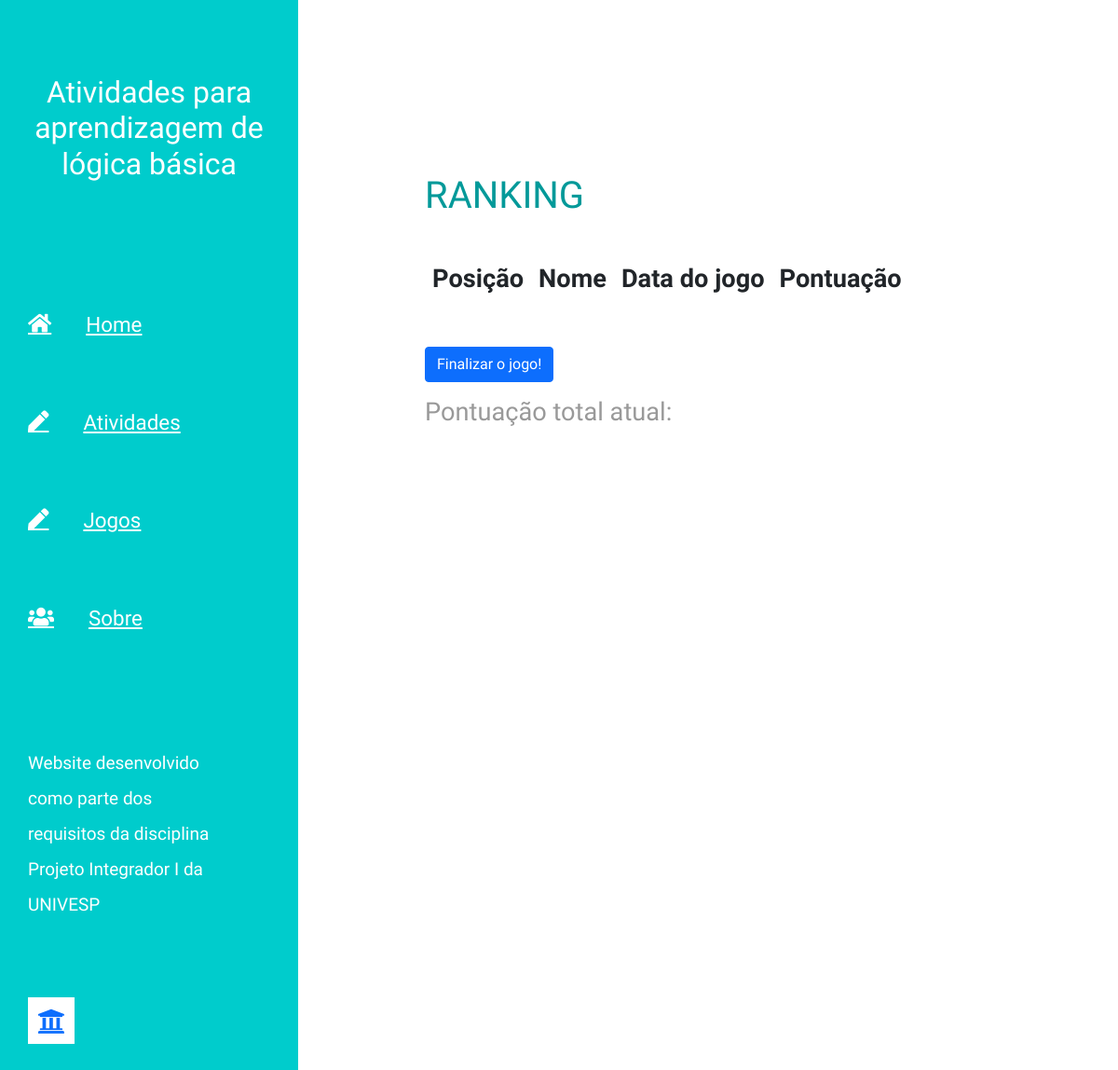
Page /resultados on the earlier database version.
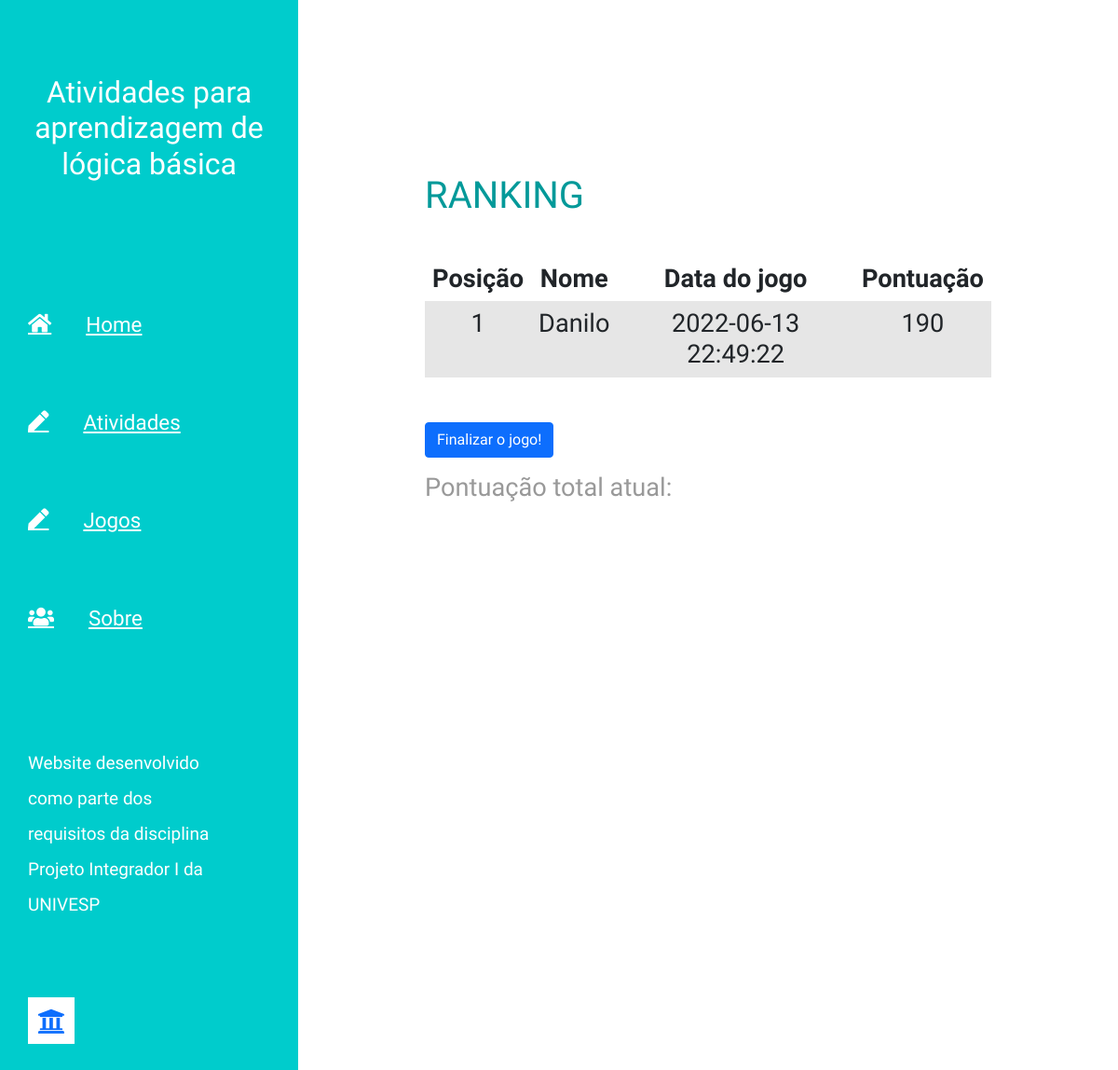
Same page on the later database version.
### tables this page shows
CREATE TABLE ranking (
    id INTEGER PRIMARY KEY AUTOINCREMENT,
    created TIMESTAMP NOT NULL DEFAULT CURRENT_TIMESTAMP,
    apelido VARCHAR(255) NOT NULL,
    pontuacao INTEGER NOT NULL
);

### app.py (the view)
@app.route('/resultados', methods=('GET', 'POST'))
def resultados():
    if request.method == 'POST':
        title = request.form['resposta']
        if title == "Fim":
            return redirect(url_for('index'))
        else:
            return redirect(url_for('index'))
    rows = ranking()
    return render_template('resultados.html', rows = rows)

### app.py (called while the page is built)
def ranking():
    connection = sqlite3.connect('meusTestesDanilo.db')
    with open('meusTestesDanilo.sql') as f:
        connection.executescript(f.read())
    cur = connection.cursor()
    cur.execute("SELECT * FROM ranking ORDER BY pontuacao DESC;")
    rows = cur.fetchall()
    connection.commit()
    connection.close()
    return rows

### templates/resultados.html (shortened to what this page needs)
{% extends 'base.html' %}
{% block content %}
<h1>{% block title %} RANKING {% endblock %}</h1>
<br>
    <table class="table table-striped table-responsive table-borderless">
        <thead class="thead-default">
            <tr>
                <th>Posição </th>
                <th>Nome</th>
                <th>Data do jogo </th>
                <th>Pontuação </th>
            </tr>
        </thead>
        <tbody>
    {% for row in rows %}
                <tr>
                    <td>{{ loop.index }}</td>
                    <td>{{ row[2] }} </td>
                    <td>{{ row[1] }}</td>
                    <td>{{ row[3] }}</td>
                </tr>
    {% endfor %}
        </tbody>
    </table>
<br>
<form method="post">
    <div class="form-group">
        <button type="number" class="btn btn-primary">Finalizar o jogo!</button>
    </div>
</form>
<p>Pontuação total atual: {{pontuacao}} </p>
{% endblock %}

### templates/base.html (shortened to what this page needs)
<!doctype html>
<html lang="en">
  <head>
    <link rel="stylesheet" href="static/fontawesome/css/all.min.css">
    <link href="static/css/bootstrap.min.css" rel="stylesheet">
    <link href="static/css/bootstrap.css" rel="stylesheet">
    <link href="static/css/templatemo-xtra-blog.css" rel="stylesheet">
  </head>
  <body>
    <header class="tm-header" id="tm-header">
        <div class="tm-header-wrapper">
            <div class="tm-site-header">
                <h2 class="text-center"> Atividades para aprendizagem de lógica básica</h2>
            </div>
            <nav class="tm-nav" id="tm-nav">
                <ul>
                    <li class="tm-nav-item"><a href="index.html" class="tm-nav-link">
                        <i class="fas fa-home"></i>
                        Home
                    </a></li>
                    <li class="tm-nav-item"><a href="Apresentacao" class="tm-nav-link">
                        <i class="fas fa-pen"></i>
                        Atividades
                    </a></li>
                    <li class="tm-nav-item"><a href="jogos.html" class="tm-nav-link">
                        <i class="fas fa-pen"></i>
                        Jogos
                    </a></li>
                    <li class="tm-nav-item"><a href="about.html" class="tm-nav-link">
                        <i class="fas fa-users"></i>
                        Sobre
                    </a></li>
                </ul>
            </nav>
            <p class="tm-mb-80 pr-5 text-white">
                Website desenvolvido como parte dos requisitos da disciplina Projeto Integrador I da UNIVESP
            <div class="tm-mb-65">
                <a rel="nofollow" href="https://univesp.br/" class="tm-social-link">
                    <i class="fa fa-university fa-lg" aria-hidden="true"></i>
                </a>
            </div>
            </p>
        </div>
    </header>
    <div class="container-fluid">
        <main class="tm-main">
            <div class="row tm-row">
                <article class="col-12">
                    <h4 class="tm-pt-30 tm-color-primary tm-post-title">
                    </h4>
                </article>
                <article class="col-12">
                        <h2 class="tm-pt-30 tm-color-primary tm-post-title">
                        </h2>
                </article>
                <article class="col-12">
                        <h2 class="tm-pt-30 tm-color-primary tm-post-title">
                            <div class="container">
                                {% block content %} {% endblock %}
                            </div>
                        </h2>
                </article>
            </div>
        </main>
    </div>
  </body>
</html>

### static/css/templatemo-xtra-blog.css (style rules this page uses)
html { overflow-x: hidden; }
body { margin: 0; padding: 0; font-family: 'Source Sans Pro', sans-serif; font-size: 19px; line-height: 2em; overflow-x: hidden; }
p, span { color: #999; }
.tm-header { background-color: #0CC; color: white; position: fixed; top: 0; left: 0; bottom: 0; z-index: 100; width: 400px; overflow-y: visible; }
.tm-header-wrapper { overflow-y: scroll; scrollbar-width: none; -ms-overflow-style: none; padding: 30px; width: 100%; height: 100%; }
.tm-site-header { margin-top: 50px; margin-bottom: 115px; }
.tm-main { margin-left: 400px; padding: 80px 100px 25px; }
.tm-row { max-width: 980px; justify-content: space-between; }
.tm-nav { margin-bottom: 100px; }
.tm-nav-item { list-style: none; margin-bottom: 30px; }
.tm-nav-link { color: white; background-color: transparent; height: 75px; width: 100%; max-width: 300px; display: flex; align-items: center; font-size: 1.4rem; padding: 30px; }
.tm-nav ul { position: relative; }
.tm-nav-link i { margin-right: 37px; }
ul { margin: 0; padding: 0; }
.tm-nav { margin-left: -30px; }
.tm-social-link { display: inline-block; background-color: white; font-size: 1.4rem; width: 50px; height: 50px; text-align: center; padding-top: 8px; margin-right: 15px; margin-bottom: 15px; }
.tm-post-title { font-size: 1.7rem; transition: all 0.3s ease; }
.tm-pt-30 { padding-top: 30px; }
.tm-mb-65 { margin-bottom: 65px; }
.tm-mb-80 { margin-bottom: 80px; }
.tm-color-primary, span.tm-color-primary { color: #099; }
@media (max-width: 1540px) { .tm-header { width: 320px; } }
@media (max-width: 1540px) { .tm-main { margin-left: 320px; width: calc(100% - 320px); } }
@media (max-width: 1288px) { .tm-social-link { margin-right: 10px; } }

Differences in the rows shown:
added ranking: apelido "Danilo", created "2022-06-13 22:49:22", pontuacao "190"
